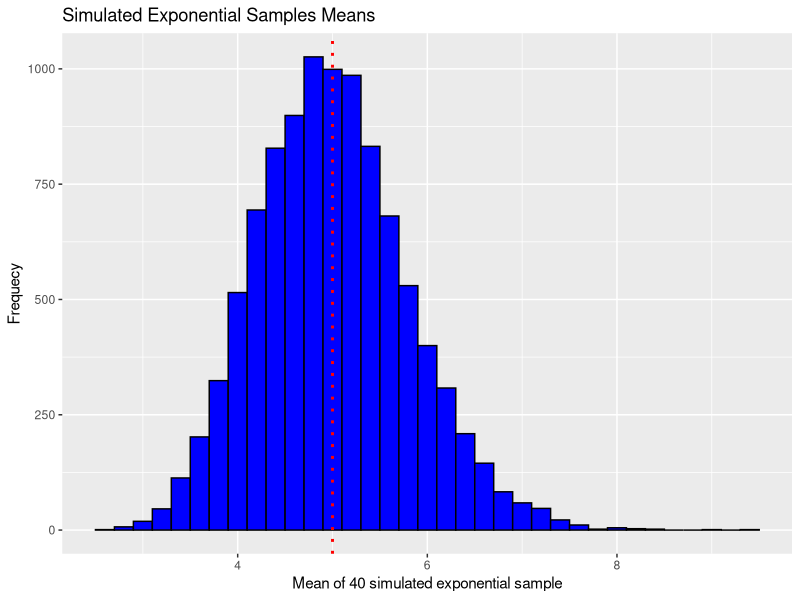
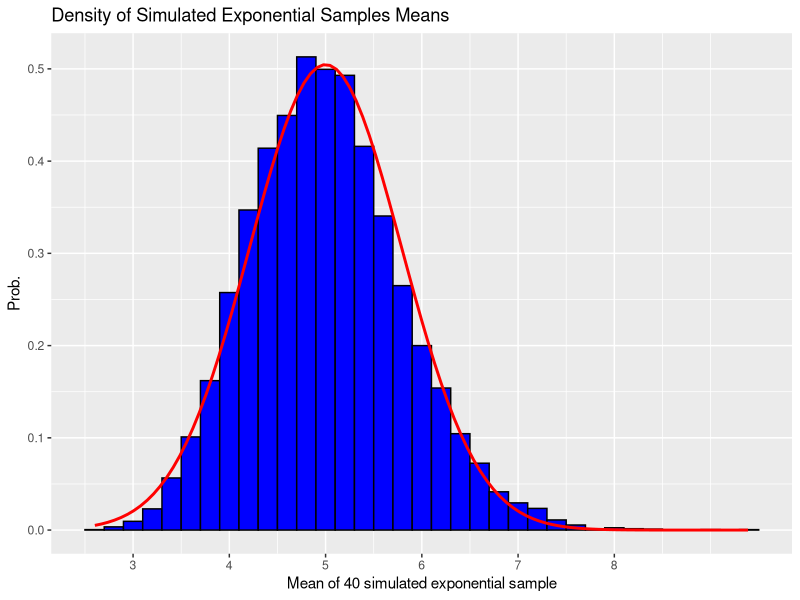

These charts were generated, in order, by the following R code:
## ---- chunk 1
knitr::opts_chunk$set(
  fig.path = "figure/"
)
## ---- chunk 2
#Inputs
n=40                            #Sample Size
B=10000                          #Number of simulations

lambda=0.2                      #Lambda for exponential distributions
ExpMean=1/0.2                   #Theoretical mean and sd of the exponential distribution
ExpVariance=(1/lambda)^2/n      #Theoretical variance of the exponential distribution
## ---- chunk 3
set.seed=0
## ---- chunk 4
SampleMean=NULL

#Simulations
for (i in 1:B) {
        sample=rexp(n,lambda)
        SampleMean=c(SampleMean,mean(sample))
} 

## ---- chunk 5
head(SampleMean)
## ---- chunk 6
SimMean=round(mean(SampleMean),4)
ExpMean
## ---- chunk 7
library(ggplot2)
SampleMean <- as.data.frame(SampleMean)
g <- ggplot(SampleMean, aes(x=SampleMean))
g <- g + geom_histogram(binwidth = .2, color="black", fill="blue") +
    geom_vline(xintercept = ExpMean, color="red", size=1, linetype=3) +
    labs(x="Mean of 40 simulated exponential sample", y= "Frequecy", 
         title="Simulated Exponential Samples Means")
g
## ---- chunk 8
SampleVar=as.numeric(round(var(SampleMean),4))
SampleVar
ExpVariance
## ---- chunk 9
table=matrix(c(ExpMean, SimMean, ExpVariance,SampleVar),
                ncol = 2, byrow=TRUE)
colnames(table)=c("Theroetical","Sample Mean")
rownames(table)=c("Mean","Variance")
table=as.table(table)
table
## ---- chunk 10
g <- ggplot(SampleMean, aes(x=SampleMean))
g <- g + geom_histogram(binwidth = .2, color="black", fill="blue" , aes(y=..density..))+
         stat_function(fun=dnorm, args=list(mean=ExpMean, sd=sqrt(ExpVariance)), 
                       color="red", size =1) +
         scale_x_continuous(breaks=seq(0,8,by=1))+
         labs(x="Mean of 40 simulated exponential sample", y= "Prob.", 
         title="Density of Simulated Exponential Samples Means")
g
